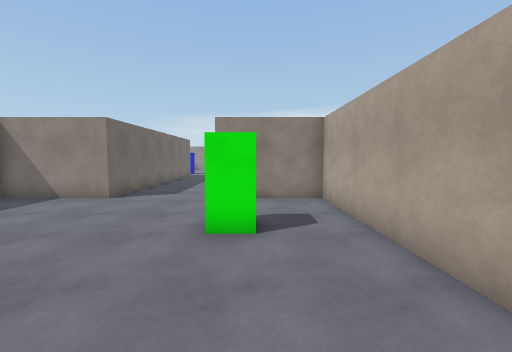
view 1 (above)

16 first-person views from a walk through a scene from a Unity 3-D project. The camera is 1.5 m above the floor, tilts 4° down and sees 90° across. The floor is counted in squares, 1 m on a side. Each view is taken from the middle of a square. On the plan, view 1 faces up. The plan holds only what a view shows up to about 13 squares ahead; the rest is blank. The player is left out.

view 2
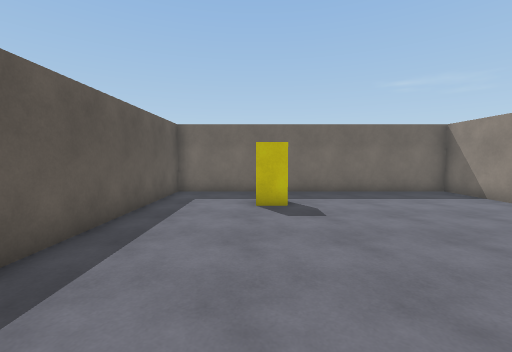

view 3
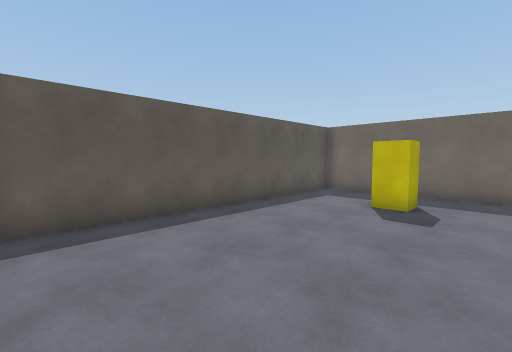

view 4
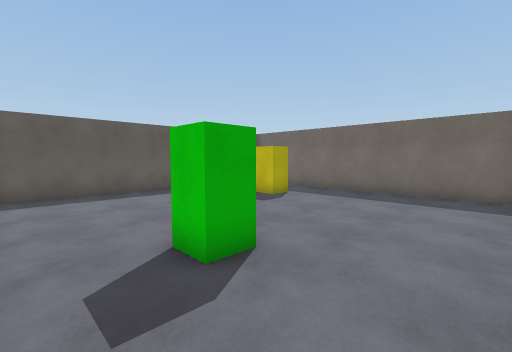

view 5
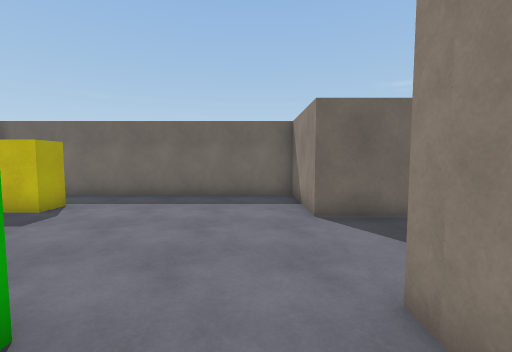

view 6
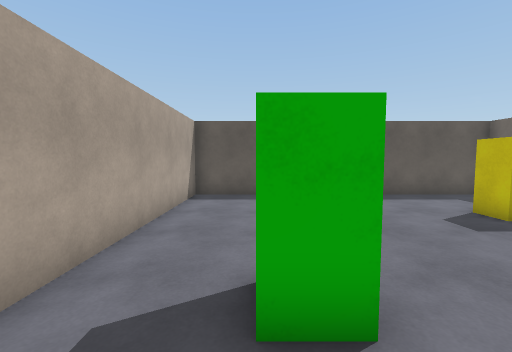

view 7
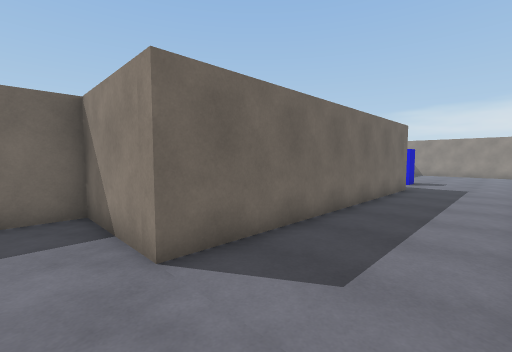

view 8
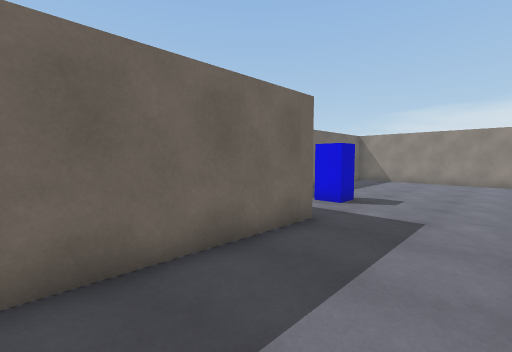

view 9
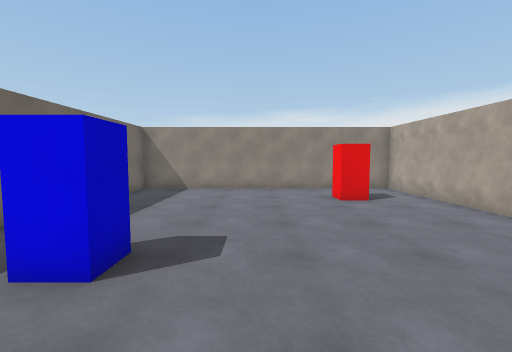

view 10
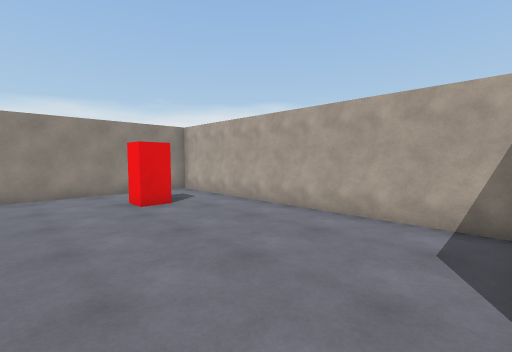

view 11
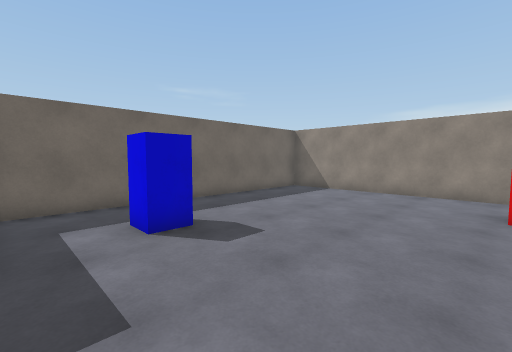

view 12
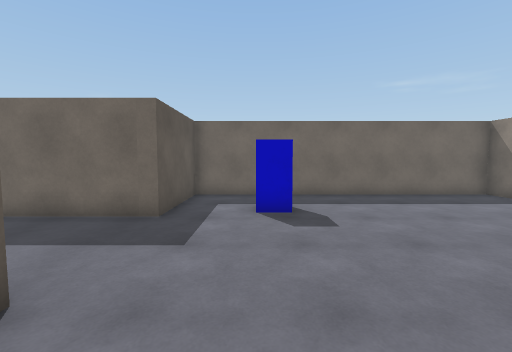

view 13
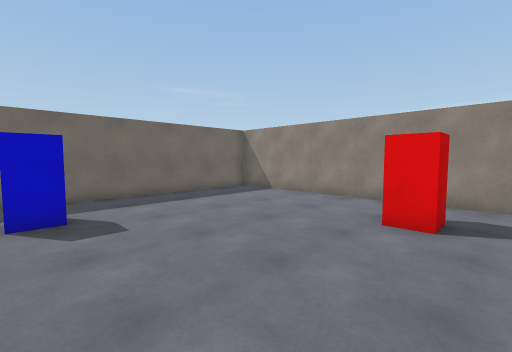

view 14
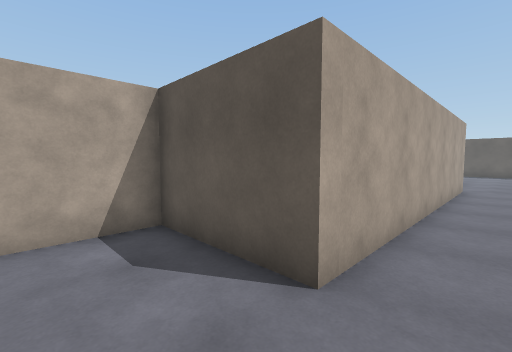

view 15
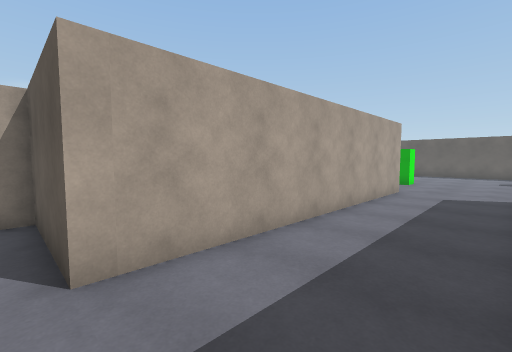

view 16
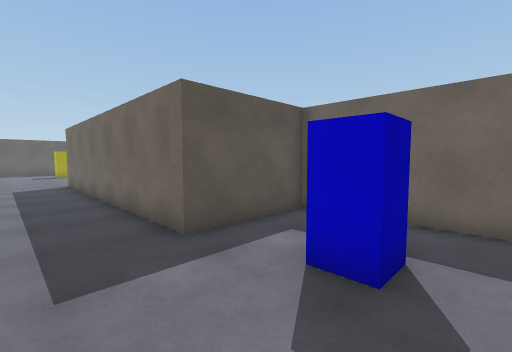

### Floor plan
Ten units are one square. View 1 is at (0, 0); x grows to the right and y downward. Boxes are objects, and circles mark ways between rooms. Rooms are numbered by the first view taken in them; rooms with no view inside come last. Other rooms are left out.
<svg viewBox="-100 -340 130 370">
<path fill="none" stroke="#000" d="M-65 -95 -95 -95 -95 25 25 25 25 -95 -15 -95M-15 -95 -15 -215 25 -215 25 -335 -95 -335 -95 -215 -55 -215 -55 -95 -65 -95"/>
<rect x="-75" y="-25" width="20" height="20" fill="#bbb"><title>other object</title></rect>
<rect x="-15" y="-65" width="20" height="20" fill="#bbb"><title>other object</title></rect>
<rect x="-75" y="-255" width="20" height="20" fill="#bbb"><title>other object</title></rect>
<rect x="-15" y="-315" width="20" height="20" fill="#bbb"><title>other object</title></rect>
<circle cx="-40" cy="-92" r="3" fill="#2a7"/>
<text x="-30" y="-30">1</text>
<text x="-40" y="-240">2</text>
</svg>
Room 1 opens to room 2.

Where each view was taken, in squares from view 1:
view 1: 0 up, 0 right, facing up
view 2: 1 up, 2 right, facing left
view 3: 4 up, 2 right, facing down-left
view 4: 9 up, 2 right, facing down-left
view 5: 8 up, 1 right, facing left
view 6: 8 up, 0 right, facing down
view 7: 8 up, 2 left, facing up-left
view 8: 16 up, 2 left, facing up-left
view 9: 21 up, 4 left, facing up
view 10: 22 up, 4 left, facing up-right
view 11: 22 up, 1 left, facing up-left
view 12: 24 up, 1 right, facing left
view 13: 24 up, 1 right, facing up-left
view 14: 24 up, 3 left, facing down-right
view 15: 22 up, 5 left, facing down-right
view 16: 26 up, 3 left, facing down-left
